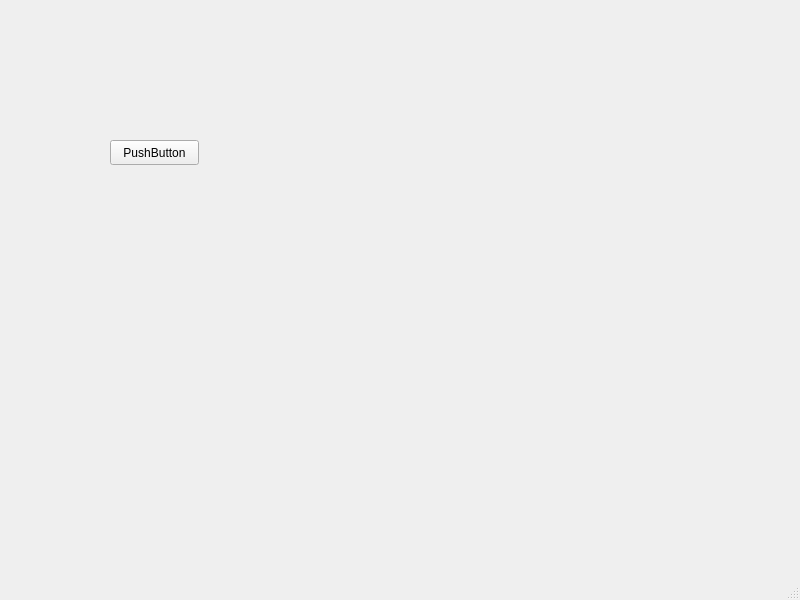
<?xml version="1.0" encoding="UTF-8"?>
<ui version="4.0">
 <class>MainWindow2</class>
 <widget class="QMainWindow" name="MainWindow2">
  <property name="geometry">
   <rect>
    <x>0</x>
    <y>0</y>
    <width>800</width>
    <height>600</height>
   </rect>
  </property>
  <property name="windowTitle">
   <string>MainWindow</string>
  </property>
  <widget class="QWidget" name="centralwidget">
   <widget class="QPushButton" name="pushButton">
    <property name="geometry">
     <rect>
      <x>110</x>
      <y>140</y>
      <width>89</width>
      <height>25</height>
     </rect>
    </property>
    <property name="text">
     <string>PushButton</string>
    </property>
   </widget>
  </widget>
  <widget class="QMenuBar" name="menubar">
   <property name="geometry">
    <rect>
     <x>0</x>
     <y>0</y>
     <width>800</width>
     <height>22</height>
    </rect>
   </property>
  </widget>
  <widget class="QStatusBar" name="statusbar"/>
 </widget>
 <resources/>
 <connections/>
</ui>
